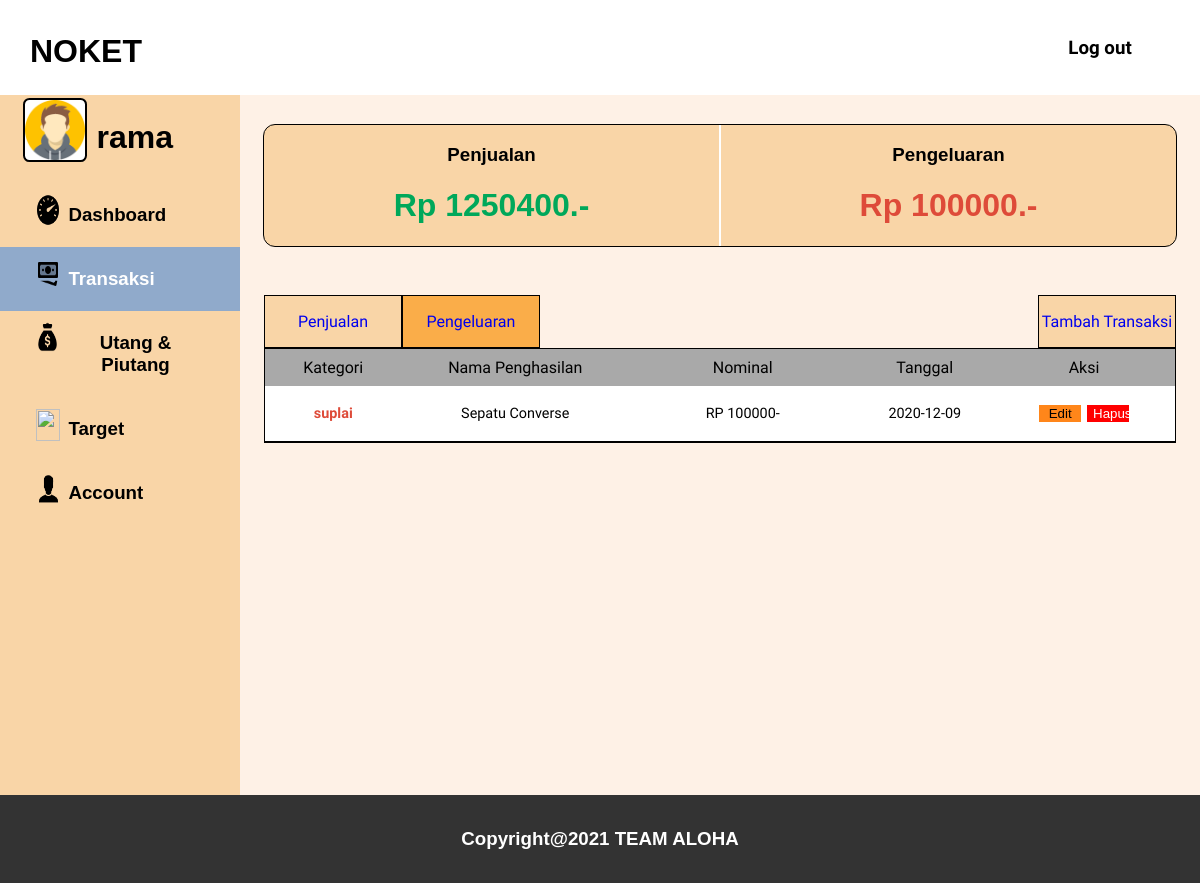
The app's page /pengeluaran.php (signed in), older data.
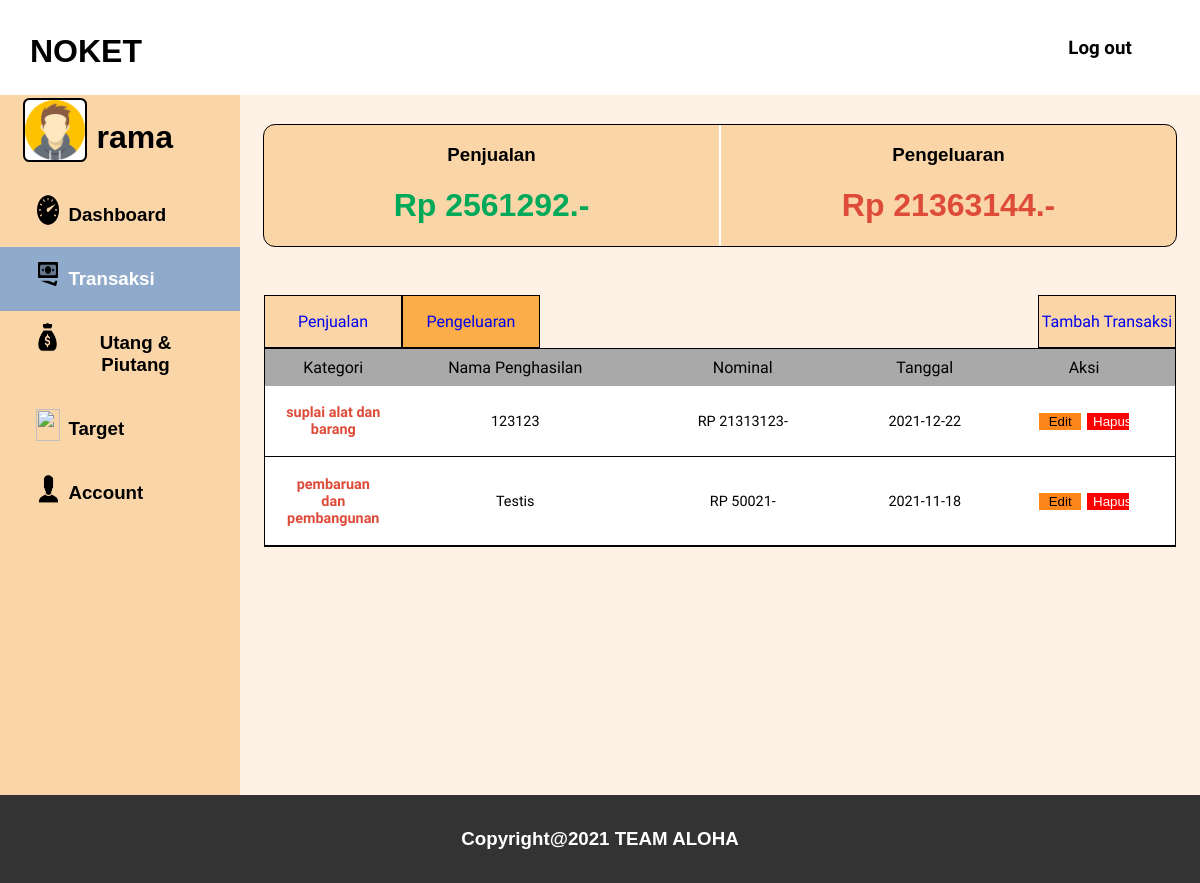
The same page, newer data.
### tables this page shows
CREATE TABLE `pengguna` (
  `id` int(255) NOT NULL,
  `username` varchar(255) NOT NULL,
  `password` varchar(255) NOT NULL,
  `email` varchar(255) NOT NULL,
  `nohp` int(255) NOT NULL
);

CREATE TABLE `catatankeuangan` (
  `id` int(255) NOT NULL,
  `jumlah` int(255) NOT NULL,
  `tanggal` date NOT NULL,
  `keterangan` varchar(255) NOT NULL,
  `id_pengguna` int(255) NOT NULL,
  `id_subkategori` int(255) NOT NULL
);

CREATE TABLE `subkategori` (
  `id` int(255) NOT NULL,
  `nama` varchar(255) NOT NULL,
  `id_kategori` int(255) NOT NULL
);

### pengeluaran.php (the view, shortened to what this page needs)
<?php
    include 'php/koneksi.php';
    $sql = "SELECT * FROM pengguna WHERE username = '$_SESSION[username]'" ;
    $result = mysqli_query($conn, $sql);
    $row = mysqli_fetch_assoc($result);
    $sql2 = "SELECT ck.id AS id, sk.nama, ck.keterangan , ck.jumlah, ck.tanggal FROM catatankeuangan ck INNER JOIN subkategori sk ON ck.id_subkategori = sk.id INNER JOIN kategoricatatan kc ON sk.id_kategori = kc.id WHERE ck.id_pengguna = '$_SESSION[id]' AND sk.id_kategori = 2;" ;
    $result2 = mysqli_query($conn, $sql2);
    $sql3 = "SELECT SUM(ck.jumlah) AS jumlah FROM catatankeuangan ck INNER JOIN subkategori sk ON ck.id_subkategori = sk.id WHERE sk.id_kategori = 1;";
    $result3 = mysqli_query($conn, $sql3);
    $row3 = mysqli_fetch_assoc($result3);
    $sql4 = "SELECT SUM(ck.jumlah) AS jumlah FROM catatankeuangan ck INNER JOIN subkategori sk ON ck.id_subkategori = sk.id WHERE sk.id_kategori = 2;";
    $result4 = mysqli_query($conn, $sql4);
    $row4 = mysqli_fetch_assoc($result4);
?>
<html>
    <head>
        <link rel="stylesheet" href="css/pengeluaran.css">
    </head>
    <body>
    <div id="page">
        <div class = "navbar">
            <div class="navbarLogo">
                <h1>NOKET<h1>
            </div>
                <nav>
                        <ul class="navbarMenu">
                            <li><h3><a href="php/logout.php">Log out</a></h3></li>
                        </ul>
                </nav>
        </div>
        <div id="isi-page">
            <div id="sidebar">
                <div class="sidebar-item-profile">
                    <div id="sidebar-image-container">
                        <img src="foto/avatar-icon.png" alt="#" id="sidebar-image-profile">
                        <h1><?php echo $row['username'];?></h1>
                    </div>
                </div>
                <a href="mainPage.php" class="sidebar-item-container">
                    <div class="sidebar-item">
                        <div id="sidebar-item-icon">
                            <img src="foto/icons8-dashboard-100.png" alt="" id="sidebar-image">
                        </div>
                        <div class="sidebar-item-text">
                            <h3>Dashboard</h3>
                        </div>
                    </div>
                </a>
                <a href="#" class="sidebar-item-container collapsible  selected">
                    <div class="sidebar-item">
                        <div id="sidebar-item-icon">
                            <img src="foto/icons8-money-96.png" alt="" id="sidebar-image">
                        </div>
                        <div class="sidebar-item-text">
                            <h3>Transaksi</h3>
                        </div>
                    </div>
                </a>
                <a href="#" class="sidebar-item-container collapsible">
                    <div class="sidebar-item">
                        <div id="sidebar-item-icon">
                            <img src="foto/icons8-money-bag-90.png" alt="" id="sidebar-image">
                        </div>
                        <div class="sidebar-item-text">
                            <h3>Utang & Piutang</h3>
                        </div>
                    </div>
                </a>
                <a href="#" class="sidebar-item-container">
                    <div class="sidebar-item">
                        <div id="sidebar-item-icon">
                            <img src="foto/icons8-goal-100.png" alt="" id="sidebar-image">
                        </div>
                        <div class="sidebar-item-text">
                            <h3>Target</h3>
                        </div>
                    </div>
            </a>
                <a href="#" class="sidebar-item-container collapsible">
                    <div class="sidebar-item">
                        <div id="sidebar-item-icon">
                            <img src="foto/icons8-account-100.png" alt="" id="sidebar-image">
                        </div>
                        <div class="sidebar-item-text">
                            <h3>Account</h3>
                        </div>
                    </div>
                </a>
            </div>
            <div id="content-card">
                <div id="info-header">
                    <div id="info-header-kiri">
                        <div class="info-header-judul">
                            <h3>Penjualan</h3>
                        </div>
                        <div class="info-header-isi">
                            <h1 style="color: 00A85A;">Rp <?php echo $row3['jumlah'] ;?>.-</h1>
                        </div>
                    </div>
                    <div id="info-header-kanan">
                        <div class="info-header-judul">
                            <h3>Pengeluaran</h3>
                        </div>
                        <div class="info-header-isi">
                            <h1 style="color: DE4B39;">Rp <?php echo $row4['jumlah'] ;?>.-</h1>
                        </div>
                    </div>
                </div>
                <div id="table-atas">
                    <a href="penjualan.php"  id="table-atas-penjualan">
                        <p>Penjualan</p>
                    </a>
                    <a href="pengeluaran.php" id="table-atas-pengeluaran">
                        <p>Pengeluaran</p>
                    </a>
                    <div id="table-atas-jarak">
                    </div>
                    <a href="tambah-transaksi-pengeluaran.php" id="table-atas-tambah">
                        <p>Tambah Transaksi</p>
                    </a>
                </div>
                <div id="table-wrapper">
                    <div id="table-scroll">
                        <table id="myTable" cellspacing="0">
                            <thead>
                                <tr>
                                    <th style="width: 15%;">
                                        <p>
                                            Kategori
                                        </p>
                                    </th>
                                    <th style="width: 25%;">
                                        <p>
                                            Nama Penghasilan
                                        </p>
                                    </th>
                                    <th style="width: 25%;" onclick="sortTable(0)">
                                        <p>
                                            Nominal
                                        </p>
                                    </th>
                                    <th style="width: 15%;" onclick="sortTable(1)">
                                        <p>
                                            Tanggal
                                        </p>
                                    </th>
                                    <th style="width: 35%;">
                                        <p>
                                            Aksi
                                        </p>
                                    </th>
                                </tr>
                            </thead>
                            <tbody>
                            <?php
                                while($row2 = mysqli_fetch_assoc($result2)) {
                                    echo "<tr>
                                        <td><p id='table-kategori-pengeluaran' style='font-weight:bold;'>".$row2['nama']."</p></td>
                                        <td><p>".$row2['keterangan']."</p></td>
                                        <td><p>RP ".$row2['jumlah']."-</p></td>
                                        <td><p>".$row2['tanggal']."</p></td>
                                        <td><a href='edit-transaksi-pengeluaran.php?id=".$row2['id']."'><button id='tombol-aksi-edit' name='bEdit'>Edit</button></a>
                                        <a href='php/hapus-transaksi.php?id=".$row2['id']."'><button id='tombol-aksi-hapus' name='bHapus'>Hapus</button></td></a>
                                    </tr>";
                                }
                                ?>
                            </tbody>
                        </table>
                    </div>
                </div>
            </div>
        </div>
        <div id="footer">
            <h3 style="text-align:center">Copyright@2021 TEAM ALOHA </h3>
        </div>
    </div>
    </body>
</html>

### css/pengeluaran.css (style rules this page uses)
body,head { margin: 0; padding: 0; }
h1,h2,h3,h4 { font-family: 'Work-Sans',sans-serif; }
p,a { font-family: 'Work Sans', sans-serif; }
#isi-page { width: 100%; height: auto; display: flex; flex-wrap: nowrap; }
.navbar { width: 100%; }
.navbarLogo { color: black; float: left; text-align: left; margin-top: 1%; margin-left: 30px; }
ol,ul { list-style: none; }
.navbarMenu { font-family: "Work Sans"; float: right; background-color: #FFF; text-align: center; justify-content: center; display: flex; position: relative; }
.navbarMenu li { display:block; width:200px; float:right; margin-left:10px; font-weight: bolder; }
.navbarMenu a { display:block; padding:1%; text-decoration:none; background-color:#fff; color:black; }
#sidebar { width: 20%; min-height: 87.5vh; background-color: F9D5A7; }
.sidebar-item-profile { width: 90%; height: auto; display: flex; margin: auto; text-align: center; padding: 1%; margin-bottom: 1%; border-bottom: px solid black; }
.sidebar-item-container { width: 100%; height: auto; display: block; text-decoration: none; color: black; border: none; }
.sidebar-item { width: 70%; height: auto; display: flex; margin: auto; text-align: center; padding: 1%; }
#sidebar-item-icon { width: 2vw; height: 4vh; display: flex; margin-right: 5%; margin-top: 4%; }
#sidebar-image-profile { width: 10vh; height: 5vw; margin-right: 15%; border: solid 2px black; border-radius: 10%; background-color: white; }
#sidebar-image { width: 100%; height: 100%; margin-top: 10%; }
#sidebar-image-container { width: 30%; height: 20%; display: flex; margin: auto; margin-right: 65%; }
.selected { background-color: #90AACB; color: white; }
#content-card { width: 80%; height: auto; background-color: FEF1E6; }
#info-header { width: 95%; height: auto; margin: auto; margin-top: 3%; border: black solid 1px; border-radius: 1vw; display: flex; background-color: F9D5A7; }
#info-header-kiri { width: 50%; height: auto; text-align: center; border-right: white 1px solid; }
#info-header-kanan { width: 50%; height: auto; text-align: center; border-left: white 1px solid; }
#table-atas { width: 95%; height: auto; display: flex; margin: auto; margin-top: 5%; }
#table-atas-pengeluaran { width: 15%; height: auto; text-align: center; text-decoration: none; background-color: rgb(250, 173, 73); border:1px black solid; }
#table-atas-penjualan { width: 15%; height: auto; text-align: center; text-decoration: none; background-color: #F9D5A7; border:1px black solid; }
#table-atas-jarak { width: 55%; }
#table-atas-tambah { width: 15%; height: auto; text-align: center; text-decoration: none; background-color: F9D5A7; border:1px black solid; }
#table-wrapper { width: 95%; ; margin: auto; }
#table-scroll { overflow:auto; width: 100%; max-height: 60%; }
#myTable { width: 100%; border: 1px solid black; }
#myTable th { background-color: A9A9A9; text-align: center; vertical-align: middle; padding: 1%; }
#myTable th p { font-weight: 500; }
#myTable td { text-align: center; padding: 2%; background-color: white; border-bottom: 1px solid black; border-collapse: collapse; }
#myTable td p { font-weight: lighter; font-size: 0.9em; }
#table-kategori-pengeluaran { color: DE4B39; }
#tombol-aksi-edit { margin: auto; width: 30%; height: auto; background-color: FF861A; border: 1px solid white; }
#tombol-aksi-hapus { width: 30%; height: auto; background-color: FF0000; color: white; border: 1px solid white; }
#footer { width: 100%; height: 10%; line-height: 50px; background: #333; color: #fff; position: absolute; margin: auto; }

Row changes from the older to the newer data that the page shows:
removed catatankeuangan: id_subkategori.nama "suplai", keterangan "Sepatu Converse", jumlah "100000", tanggal "2020-12-09"
added catatankeuangan: id_subkategori.nama "suplai alat dan barang", keterangan "123123", jumlah "21313123", tanggal "2021-12-22"
added catatankeuangan: id_subkategori.nama "pembaruan dan pembangunan", keterangan "Testis", jumlah "50021", tanggal "2021-11-18"
Text that changed along with them:
$row3['jumlah']: "1250400" → "2561292"
$row4['jumlah']: "100000" → "21363144"
